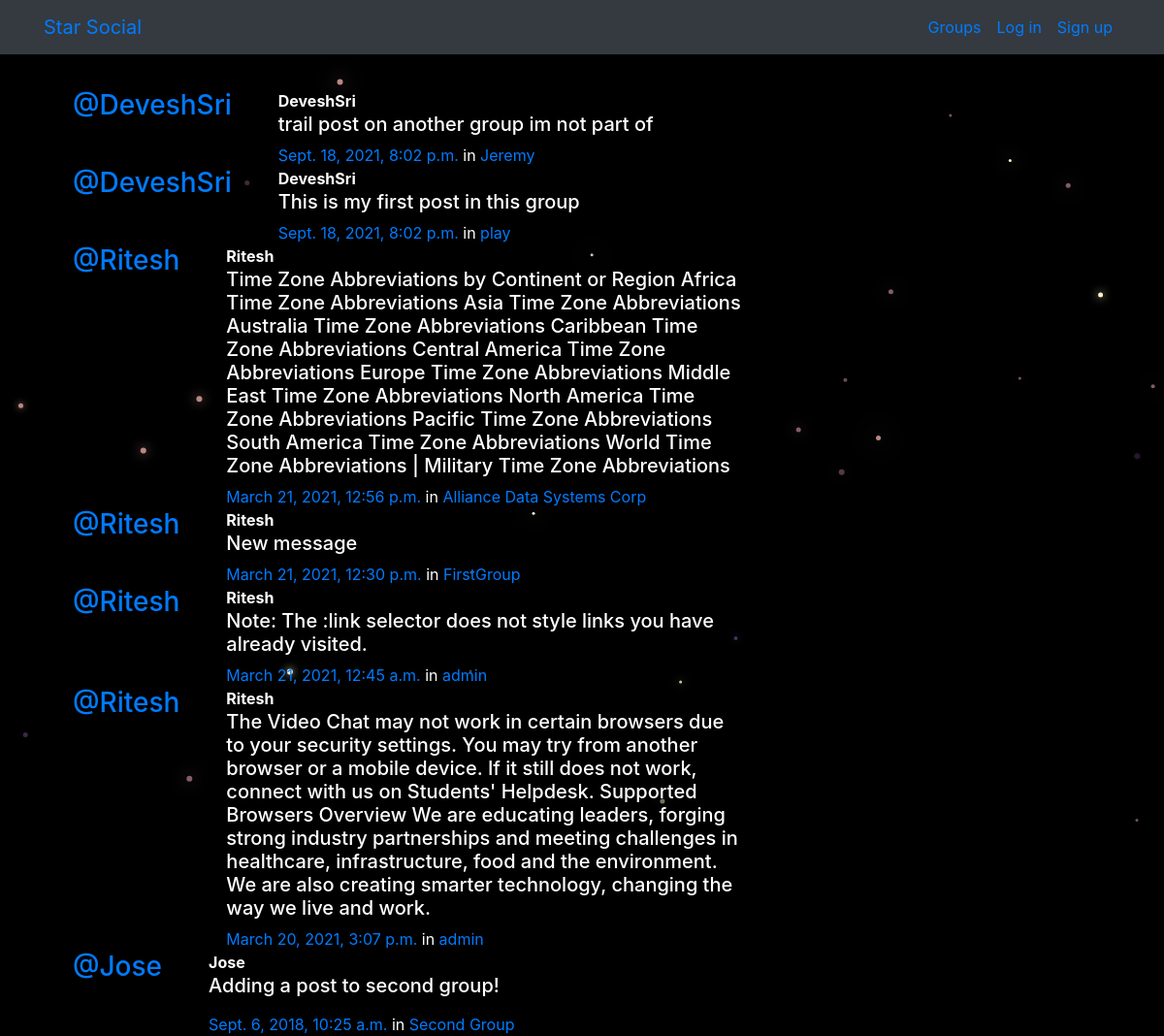
/posts/, run on the app's committed database.
### posts/models.py (models this page shows, shortened)
class Post(models.Model):
    user = models.ForeignKey(User, related_name="posts",on_delete=models.CASCADE)
    created_at = models.DateTimeField(auto_now=True)
    message = models.TextField()
    message_html = models.TextField(editable=False)
    group = models.ForeignKey(Group, related_name="posts",null=True, blank=True,on_delete=models.CASCADE)
    class Meta:
        ordering = ["-created_at"]
        unique_together = ["user", "message"]

### groups/models.py (models this page shows, shortened)
class Group(models.Model):
    name = models.CharField(max_length=255, unique=True)
    slug = models.SlugField(allow_unicode=True, unique=True)
    description = models.TextField(blank=True, default='')
    description_html = models.TextField(editable=False, default='', blank=True)
    members = models.ManyToManyField(User,through="GroupMember")
    class Meta:
        ordering = ["name"]

### posts/views.py (the view)
# urls.py: path('', views.PostList.as_view(), name="all"),
class PostList(SelectRelatedMixin, generic.ListView):
    model = models.Post
    select_related = ("user", "group")

### posts/templates/posts/post_list.html (shortened to what this page needs)
{% extends "posts/post_base.html" %}
{% load humanize %}
{% block post_content %}
<div class="col-md-8">
	{% for post in post_list %}
  {% include "posts/_post.html" %}
	{% endfor %}
</div>
{% endblock %}

### posts/templates/posts/_post.html (shortened to what this page needs)
<div class="media">
	<h3 class="mr-5"><a href="{% url 'posts:for_user' username=post.user.username %}">@{{ post.user.username }}</a></h3>
	<div class="media-body">
		<strong>{{ post.user.username }}</strong>
		<h5>{{ post.message_html|safe }}</h5>
			<time class="time"><a href="{% url 'posts:single' username=post.user.username pk=post.pk %}">{{ post.created_at }}</a></time>
			{% if post.group %}
			<span class="group-name">in <a href="{% url 'groups:single' post.group.name %}">{{ post.group.name }}</a></span>
			{% endif %}
	</div>
</div>

### static/simplesocial/css/master.css (style rules this page uses)
body { margin: 0; overflow-x: hidden; background-color: black; color:white; }

### static/css/master.css (style rules this page uses)
h3,p { background: transparent; color: white; }

### data on the page
Post: user.username "DeveshSri", message_html "trail post on another group im not part of", created_at "Sept. 18, 2021, 8:02 p.m.", group.name "Jeremy"
Post: user.username "DeveshSri", message_html "This is my first post in this group", created_at "Sept. 18, 2021, 8:02 p.m.", group.name "play"
Post: user.username "Ritesh", message_html "Time Zone Abbreviations by Continent or Region Africa Time Zone Abbreviations Asia Time Zone Abbreviations Australia Time Zone Abbreviations Caribbean Time Zone Abbreviations Central America Time Zone Abbreviations Europe Time Zone Abbreviations Middle East Time Zone Abbreviations North America Time Zone Abbreviations Pacific Time Zone Abbreviations South America Time Zone Abbreviations World Time Zone Abbreviations | Military Time Zone Abbreviations", created_at "March 21, 2021, 12:56 p.m.", group.name "Alliance Data Systems Corp"
Post: user.username "Ritesh", message_html "New message", created_at "March 21, 2021, 12:30 p.m.", group.name "FirstGroup"
Post: user.username "Ritesh", message_html "Note: The :link selector does not style links you have already visited.", created_at "March 21, 2021, 12:45 a.m.", group.name "admin"
Post: user.username "Ritesh", message_html "The Video Chat may not work in certain browsers due to your security settings. You may try from another browser or a mobile device. If it still does not work, connect with us on Students' Helpdesk. Supported Browsers Overview We are educating leaders, forging strong industry partnerships and meeting challenges in healthcare, infrastructure, food and the environment. We are also creating smarter technology, changing the way we live and work.", created_at "March 20, 2021, 3:07 p.m.", group.name "admin"
Post: user.username "Jose", message_html "Adding a post to second group!", created_at "Sept. 6, 2018, 10:25 a.m.", group.name "Second Group"
